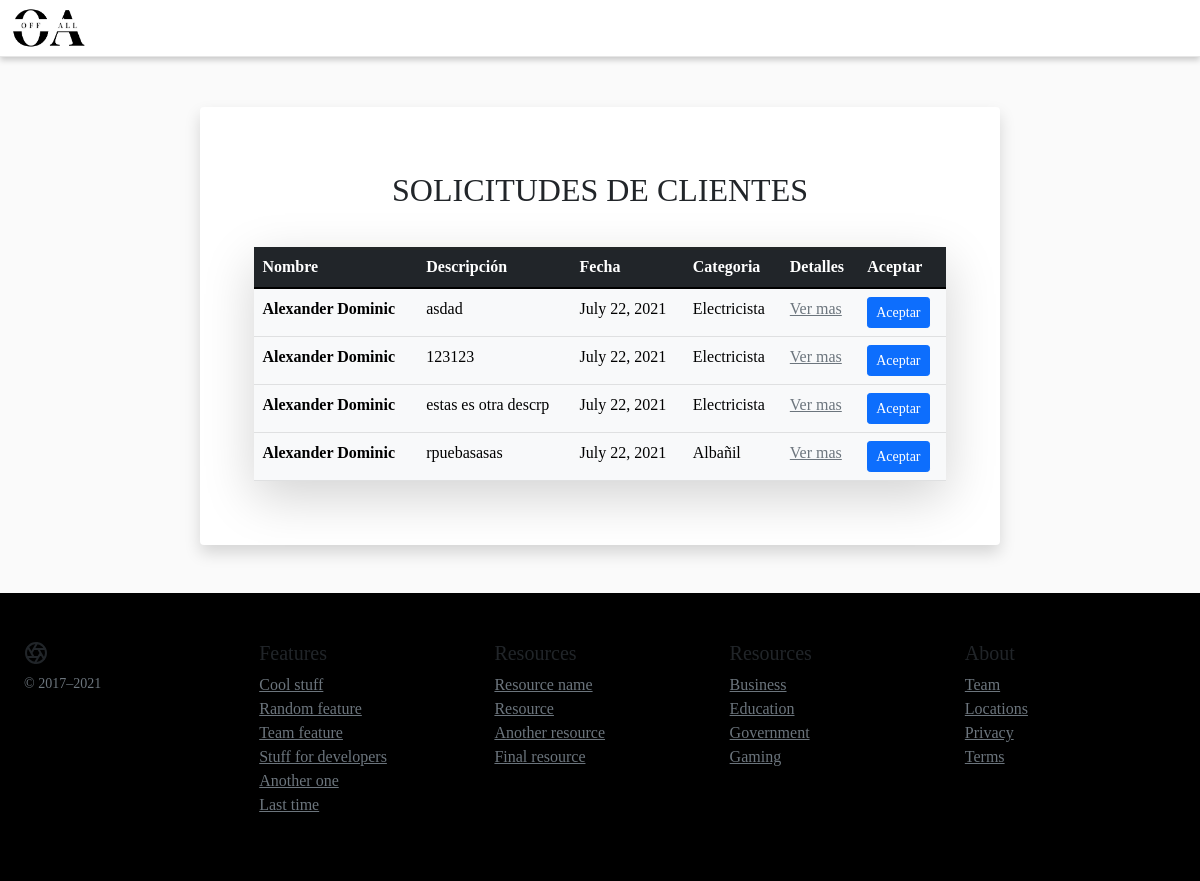
/listRequests, run on an earlier commit of the app's database.
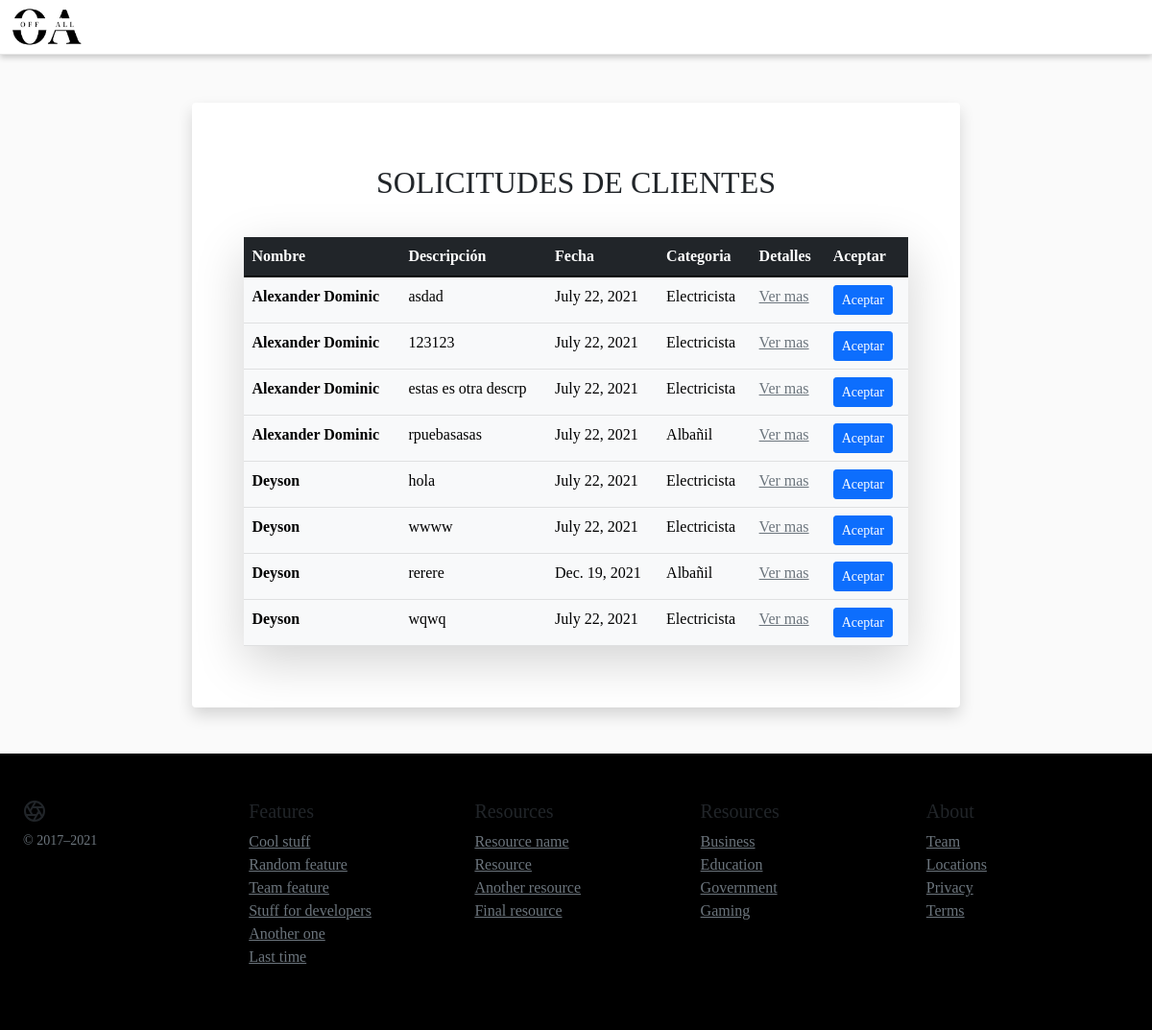
And on a later commit of the database.
### main/models.py (models this page shows)
class Requests(models.Model):
    SolicitudDescription = models.CharField(max_length=5000)
    SolicitudImg = models.ImageField(upload_to = 'pics')
    SolicitudDate = models.DateField()
    SolicitudProfession = models.ForeignKey(Profession, on_delete=models.CASCADE)
    SolicitudAddress = models.CharField(max_length=100)
    SolicitudPrice = models.FloatField()
    SolicitudClient = models.ForeignKey(Client, null=False, blank=False, on_delete=models.CASCADE)
    SolicitudStatus = models.CharField(max_length=100)
    def get_mos_url(self):
        return "detailsRequests/"+str(self.id)

class Client(models.Model):
    names = models.CharField(max_length = 200)
    surnames = models.CharField(max_length = 200)
    email = models.EmailField(max_length= 200)
    password = models.CharField(max_length = 200)
    telephone = models.IntegerField()
    dni = models.IntegerField()
    date = models.DateField()
    def __str__(self):
        return self.names

class Profession(models.Model):
    name = models.CharField(max_length = 200)
    description = models.TextField()
    def __str__(self):
        return self.name

### main/views.py (the view)
# urls.py: path("listRequests", views.listRequests, name= "listRequests"),
def listRequests(request):
    queryset = Requests.objects.all()
    context = {
		'objectList': queryset,
	}
    return render(request, 'listaSolicitudes.html', context)

### templates/listaSolicitudes.html (shortened to what the changed rows need)
{% load static %}
<!DOCTYPE html>
<html lang="en">
<head>
    <link rel="stylesheet" href="{% static 'css/bootstrap.min.css' %}">
    <link rel="stylesheet" href="{% static 'css/styleCS.css' %}">
<body>
   <main>
    <div id="listsol" class="card shadow p-3 mb-5 bg-body">
        <div class="text-center pt-5">
            <h2>SOLICITUDES DE CLIENTES</h2>
        </div>
        <div id="tabla_sol" style="margin-top: 30px;">
            <table class="table table-light table-hover shadow-lg p-3 mb-5 bg-white">
                <thead class="table-dark">
                    <tr>
                    <th scope="col">Nombre</th>
                    <th scope="col">Descripción</th>
                    <th scope="col">Fecha</th>
                    <th scope="col">Categoria</th>
                    <th scope="col">Detalles</th>
                    <th scope="col">Aceptar</th>
                    </tr>
                </thead>
                <tbody>
                    {% for instance in objectList %}
                    <tr>
                    <th>{{instance.SolicitudClient}}</th>
                    <td>{{instance.SolicitudDescription}}</td>
                    <td>{{instance.SolicitudDate}}</td>
                    <td>{{instance.SolicitudProfession}}</td>
                    <td><a href="{{instance.get_mos_url}}" class="link-secondary">Ver mas</a></td>
                    <td>
                        <form action="aceptarSolicitud" method="POST"> {% csrf_token %}
                            <button type="submit" class="btn btn-primary btn-sm" data-bs-toggle="modal" data-bs-target="#modalForm_accept_solc">Aceptar</button>
                        </form>
                    </td>
                    </tr>
                    {% endfor %}
                </tbody>
            </table>
        </div>
     </div>
    </main>
</body>
</html>

What changed in the data, as far as the page shows it:
added Requests: SolicitudClient "Deyson", SolicitudDescription "hola", SolicitudDate "July 22, 2021", SolicitudProfession "Electricista"
added Requests: SolicitudClient "Deyson", SolicitudDescription "wwww", SolicitudDate "July 22, 2021", SolicitudProfession "Electricista"
added Requests: SolicitudClient "Deyson", SolicitudDescription "rerere", SolicitudDate "Dec. 19, 2021", SolicitudProfession "Albañil"
added Requests: SolicitudClient "Deyson", SolicitudDescription "wqwq", SolicitudDate "July 22, 2021", SolicitudProfession "Electricista"
